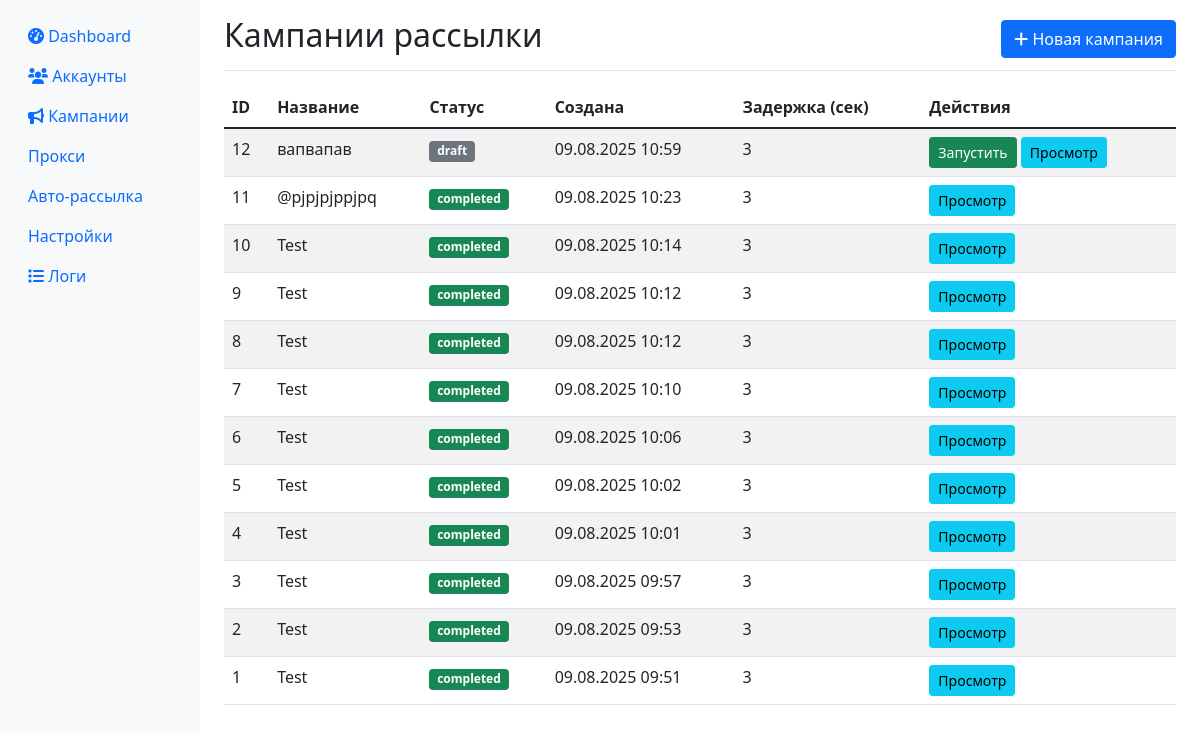
The page /campaigns on the database as committed earlier.
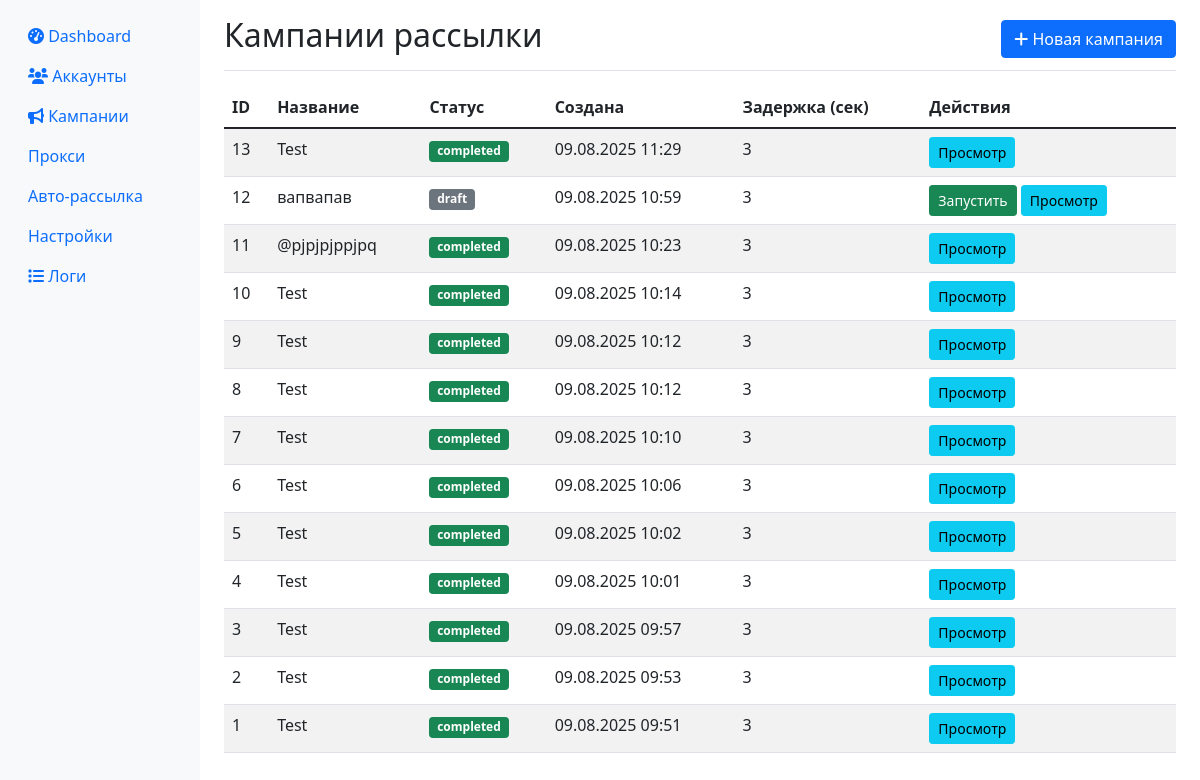
The same page on the database as committed later.
### app/database.py (models this page shows)
class Campaign(Base):
    __tablename__ = "campaigns"
    id = Column(Integer, primary_key=True, index=True)
    name = Column(String)
    status = Column(String, default="draft")  # draft, running, paused, completed
    created_at = Column(DateTime, default=datetime.utcnow)
    channel_message = Column(Text)
    group_message = Column(Text)
    private_message = Column(Text)
    delay_seconds = Column(Integer, default=3)
    start_time = Column(DateTime, nullable=True)
    channels_list = Column(Text)  # JSON список каналов
    groups_list = Column(Text)    # JSON список групп
    private_list = Column(Text)   # JSON список приватных чатов
    attachment_path = Column(String, nullable=True)

### app/web.py (the view)
@app.get("/campaigns", response_class=HTMLResponse)
async def campaigns_page(request: Request, db: Session = Depends(get_db)):
    campaigns = db.query(Campaign).order_by(Campaign.created_at.desc()).all()
    return templates.TemplateResponse("campaigns.html", {
        "request": request,
        "campaigns": campaigns
    })

### templates/campaigns.html (shortened to what this page needs)
{% extends "base.html" %}
{% block content %}
<div class="d-flex justify-content-between flex-wrap flex-md-nowrap align-items-center pt-3 pb-2 mb-3 border-bottom">
    <h1 class="h2">Кампании рассылки</h1>
    <a href="/campaigns/new" class="btn btn-primary">
        <i class="fas fa-plus"></i> Новая кампания
    </a>
</div>
<div class="table-responsive">
    <table class="table table-striped">
        <thead>
            <tr>
                <th>ID</th>
                <th>Название</th>
                <th>Статус</th>
                <th>Создана</th>
                <th>Задержка (сек)</th>
                <th>Действия</th>
            </tr>
        </thead>
        <tbody>
            {% for campaign in campaigns %}
            <tr>
                <td>{{ campaign.id }}</td>
                <td>{{ campaign.name }}</td>
                <td>
                    <span class="badge bg-{% if campaign.status == 'running' %}primary{% elif campaign.status == 'completed' %}success{% elif campaign.status == 'paused' %}warning{% else %}secondary{% endif %}">
                        {{ campaign.status }}
                    </span>
                </td>
                <td>{{ campaign.created_at.strftime('%d.%m.%Y %H:%M') }}</td>
                <td>{{ campaign.delay_seconds }}</td>
                <td>
                    {% if campaign.status == 'draft' or campaign.status == 'paused' %}
                    <button class="btn btn-sm btn-success" onclick="startCampaign({{ campaign.id }})">
                        Запустить
                    </button>
                    {% elif campaign.status == 'running' %}
                    <button class="btn btn-sm btn-warning" onclick="stopCampaign({{ campaign.id }})">
                        Остановить
                    </button>
                    {% endif %}
                    <button class="btn btn-sm btn-info" onclick="viewCampaign({{ campaign.id }})">
                        Просмотр
                    </button>
                </td>
            </tr>
            {% endfor %}
        </tbody>
    </table>
</div>
{% endblock %}

Rows that differ between the two databases and show on the page:
added Campaign: id "13", name "Test", status "completed", created_at "09.08.2025 11:29", delay_seconds "3"
